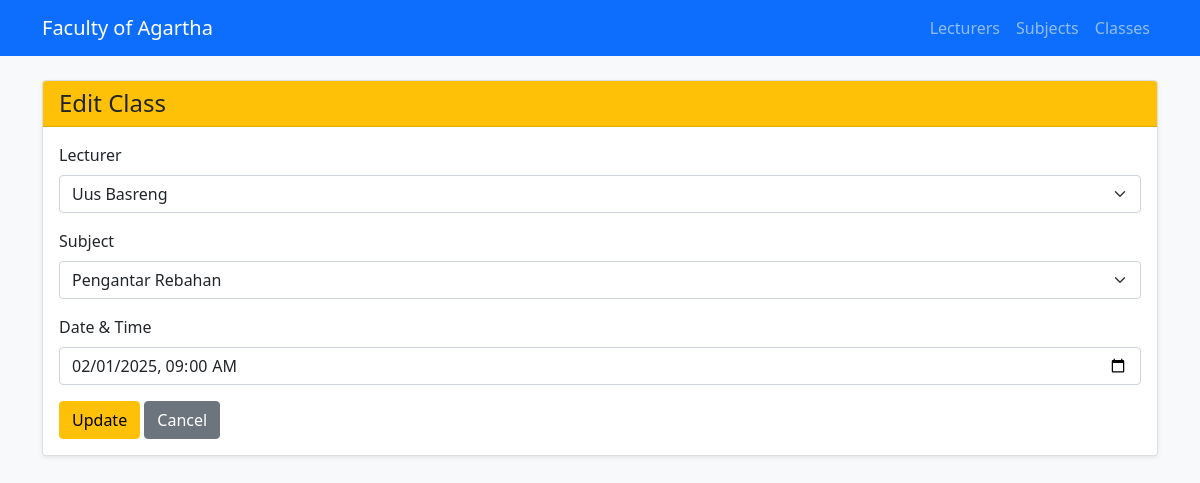
The app's page /Project/index.php?action=class_edit&id=18 with its own data.
### tables this page shows
CREATE TABLE IF NOT EXISTS `classes` (
  `id` int NOT NULL AUTO_INCREMENT,
  `lecturer_id` int NOT NULL,
  `subject_id` int NOT NULL,
  `date` datetime NOT NULL,
  PRIMARY KEY (`id`),
  KEY `lecturer_id` (`lecturer_id`),
  KEY `subject_id` (`subject_id`),
  CONSTRAINT `classes_ibfk_1` FOREIGN KEY (`lecturer_id`) REFERENCES `lecturers` (`id`) ON DELETE CASCADE,
  CONSTRAINT `classes_ibfk_2` FOREIGN KEY (`subject_id`) REFERENCES `subjects` (`id`) ON DELETE CASCADE
);

CREATE TABLE IF NOT EXISTS `lecturers` (
  `id` int NOT NULL AUTO_INCREMENT,
  `nidn` varchar(20) NOT NULL,
  `name` varchar(255) NOT NULL,
  `email` varchar(255) NOT NULL,
  `mobile` varchar(20) NOT NULL,
  `join_date` date DEFAULT NULL,
  PRIMARY KEY (`id`),
  UNIQUE KEY `nidn` (`nidn`)
);

CREATE TABLE IF NOT EXISTS `subjects` (
  `id` int NOT NULL AUTO_INCREMENT,
  `subject_name` varchar(100) NOT NULL,
  `sks` int NOT NULL,
  PRIMARY KEY (`id`)
);

### Project/controller/ClassCon.php (called while the page is built, shortened)
<?php
require_once __DIR__ . '/../model/ClassM.php';
require_once __DIR__ . '/../model/Lecturer.php';
require_once __DIR__ . '/../model/Subject.php';
class ClassCon {
    private $conn;
    private $model;
    public function __construct($conn) {
        $this->conn = $conn;
        $this->model = new ClassM($conn);
    }
    public function edit($id) {
        $class = $this->model->getById($id);
        $lecturers = (new Lecturer($this->conn))->getAll();
        $subjects  = (new Subject($this->conn))->getAll();
        include __DIR__ . '/../view/class/edit.php';
    }
}

### Project/model/Lecturer.php (called while the page is built, shortened)
<?php
class Lecturer {
    private $conn;
    private $table = "lecturers";
    public function __construct($conn) {
        $this->conn = $conn;
    }
    public function getAll() {
        return $this->conn->query("SELECT * FROM {$this->table}");
    }
}

### Project/model/ClassM.php (called while the page is built, shortened)
<?php
class ClassM {
    private $conn;
    private $table = "classes";
    public function __construct($conn) {
        $this->conn = $conn;
    }
    public function getById($id) {
        $id = (int)$id;
        return $this->conn->query("SELECT * FROM {$this->table} WHERE id=$id")->fetch_assoc();
    }
}

### Project/model/Subject.php (called while the page is built, shortened)
<?php
class Subject {
    private $conn;
    private $table = "subjects";
    public function __construct($conn) {
        $this->conn = $conn;
    }
    public function getAll() {
        return $this->conn->query("SELECT * FROM {$this->table}");
    }
}

### Project/view/Class/edit.php (the view, shortened to what this page needs)
<?php include __DIR__ . '/../layout/header.php'; ?>
<div class="card shadow-sm">
    <div class="card-header bg-warning text-dark">
        <h4 class="mb-0">Edit Class</h4>
    </div>
    <div class="card-body">
        <form action="index.php?action=class_update" method="POST">
            <div class="mb-3">
                <label class="form-label">Lecturer</label>
                <select name="lecturer_id" class="form-select" required>
                    <?php while ($l = $lecturers->fetch_assoc()) { ?>
                        <option value="<?= $l['id'] ?>" <?= ($l['id'] == $class['lecturer_id']) ? "selected" : "" ?>>
                            <?= $l['name'] ?>
                        </option>
                    <?php } ?>
                </select>
            </div>
            <div class="mb-3">
                <label class="form-label">Subject</label>
                <select name="subject_id" class="form-select" required>
                    <?php while ($s = $subjects->fetch_assoc()) { ?>
                        <option value="<?= $s['id'] ?>" <?= ($s['id'] == $class['subject_id']) ? "selected" : "" ?>>
                            <?= $s['subject_name'] ?>
                        </option>
                    <?php } ?>
                </select>
            </div>
            <div class="mb-3">
                <label class="form-label">Date & Time</label>
                <input type="datetime-local"
                       name="date"
                       value="<?= date('Y-m-d\TH:i', strtotime($class['date'])) ?>"
                       class="form-control"
                       required>
            </div>
            <button class="btn btn-warning">Update</button>
            <a href="index.php?action=classes" class="btn btn-secondary">Cancel</a>
        </form>
    </div>
</div>
<?php include __DIR__ . '/../layout/footer.php'; ?>

### records on screen
classes: lecturer_id "Uus Basreng", subject_id "Pengantar Rebahan", date "02/01/2025 09:00"
